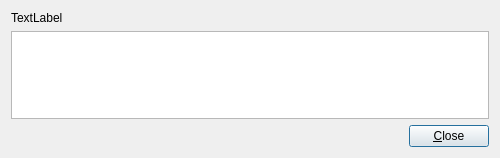
<?xml version="1.0" encoding="UTF-8"?>
<ui version="4.0">
 <class>logDialog</class>
 <widget class="QDialog" name="logDialog">
  <property name="geometry">
   <rect>
    <x>0</x>
    <y>0</y>
    <width>500</width>
    <height>158</height>
   </rect>
  </property>
  <property name="windowTitle">
   <string>Log</string>
  </property>
  <layout class="QVBoxLayout" name="mainLayout">
   <item>
    <widget class="QLabel" name="messageLabel">
     <property name="text">
      <string>TextLabel</string>
     </property>
     <property name="wordWrap">
      <bool>true</bool>
     </property>
    </widget>
   </item>
   <item>
    <widget class="QPlainTextEdit" name="logEdit">
     <property name="font">
      <font>
       <family>Monospace</family>
      </font>
     </property>
     <property name="lineWrapMode">
      <enum>QPlainTextEdit::NoWrap</enum>
     </property>
     <property name="readOnly">
      <bool>true</bool>
     </property>
    </widget>
   </item>
   <item>
    <widget class="QWidget" name="buttonsWidget" native="true">
     <layout class="QHBoxLayout" name="buttonsLayout">
      <property name="leftMargin">
       <number>0</number>
      </property>
      <property name="topMargin">
       <number>0</number>
      </property>
      <property name="rightMargin">
       <number>0</number>
      </property>
      <property name="bottomMargin">
       <number>0</number>
      </property>
      <item>
       <spacer name="buttonSpacer">
        <property name="orientation">
         <enum>Qt::Horizontal</enum>
        </property>
        <property name="sizeHint" stdset="0">
         <size>
          <width>295</width>
          <height>20</height>
         </size>
        </property>
       </spacer>
      </item>
      <item>
       <widget class="QPushButton" name="closeButton">
        <property name="text">
         <string>&amp;Close</string>
        </property>
        <property name="default">
         <bool>true</bool>
        </property>
       </widget>
      </item>
     </layout>
    </widget>
   </item>
  </layout>
 </widget>
 <tabstops>
  <tabstop>logEdit</tabstop>
  <tabstop>closeButton</tabstop>
 </tabstops>
 <resources/>
 <connections>
  <connection>
   <sender>closeButton</sender>
   <signal>clicked()</signal>
   <receiver>logDialog</receiver>
   <slot>accept()</slot>
   <hints>
    <hint type="sourcelabel">
     <x>351</x>
     <y>178</y>
    </hint>
    <hint type="destinationlabel">
     <x>199</x>
     <y>99</y>
    </hint>
   </hints>
  </connection>
 </connections>
</ui>
